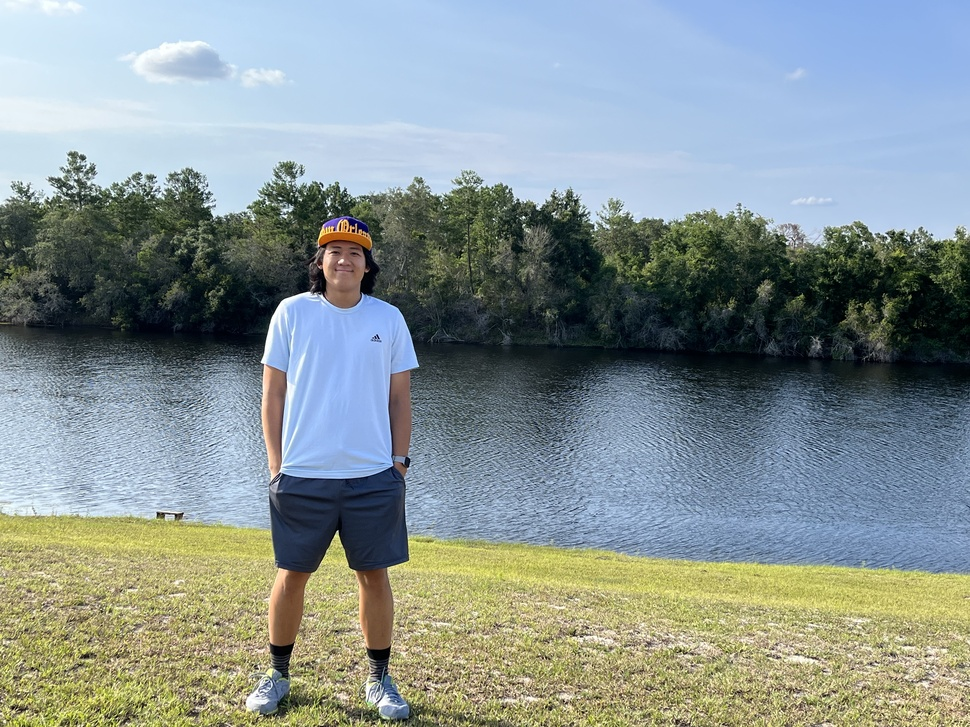
#> input picture python_tools/image_processing/images/1.jpg, 970 x 727 px, shrunk from 4032 x 3024 before the run; its folder holds only this picture in this run
$ python image_phash.py
#> lines starting #> are read from the running program, lines starting #| are printed output that depends on the picture
# [43 lines of commented-out code are left out]


from PIL import Image
import imagehash
import os

# force working directory to be where the file is located
os.chdir(os.path.dirname(__file__))

def rotate_image(image_path, save_path, angle=-5):
    """
    Rotate the image slightly and save the result.
    """
#> called with image_path = './images/1.jpg', save_path = './outputs/0_modded.png', angle = -5
    image = Image.open(image_path)
#> image is the input picture: PIL image 970x727 RGB; mean R, G, B 136.1, 148.3, 147.8

    # Rotate image with slight angle; fill with white background
    rotated_image = image.rotate(angle, resample=Image.BICUBIC, fillcolor=(255, 255, 255))
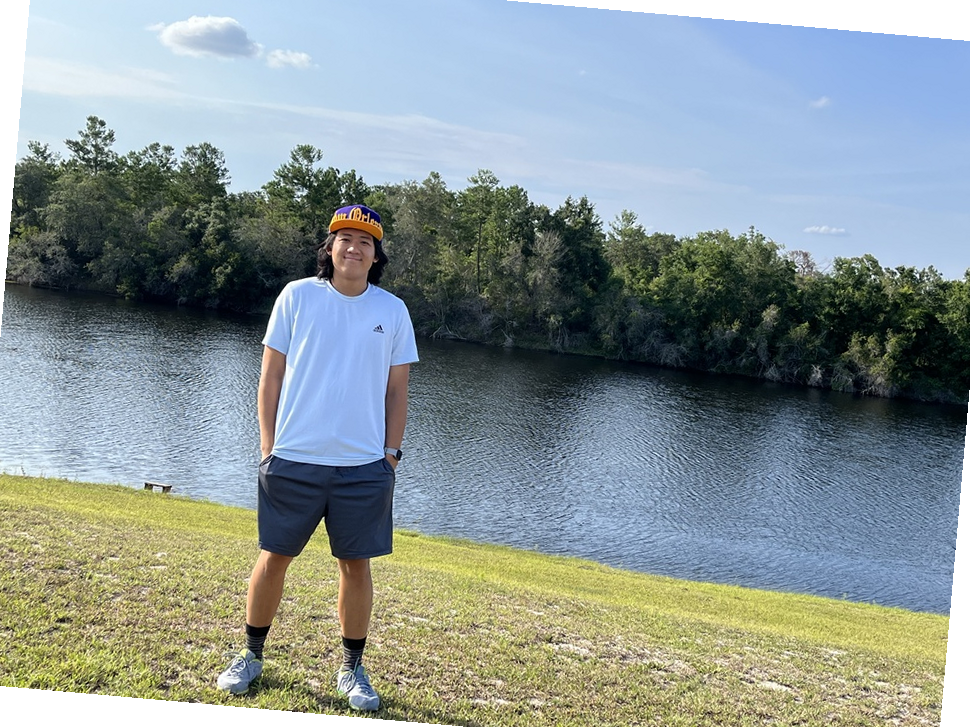
#> rotated_image: PIL image 970x727 RGB; mean R, G, B 138.9, 150.7, 150.6
    rotated_image.save(save_path)

# Paths
source = './images'
output = "./outputs"

for (i,img) in enumerate(os.listdir('./images')):
    rotated_image_path = os.path.join(output, f'{i}_modded.png')
    image_path = os.path.join(source, img)
    # Apply rotation to each image
    rotate_image(image_path, rotated_image_path,)
    # Compute and compare pHashes
#> (the run stopped early here; a loop or call above may not have finished)

$ run again, on python_tools/image_processing/images/3.JPG
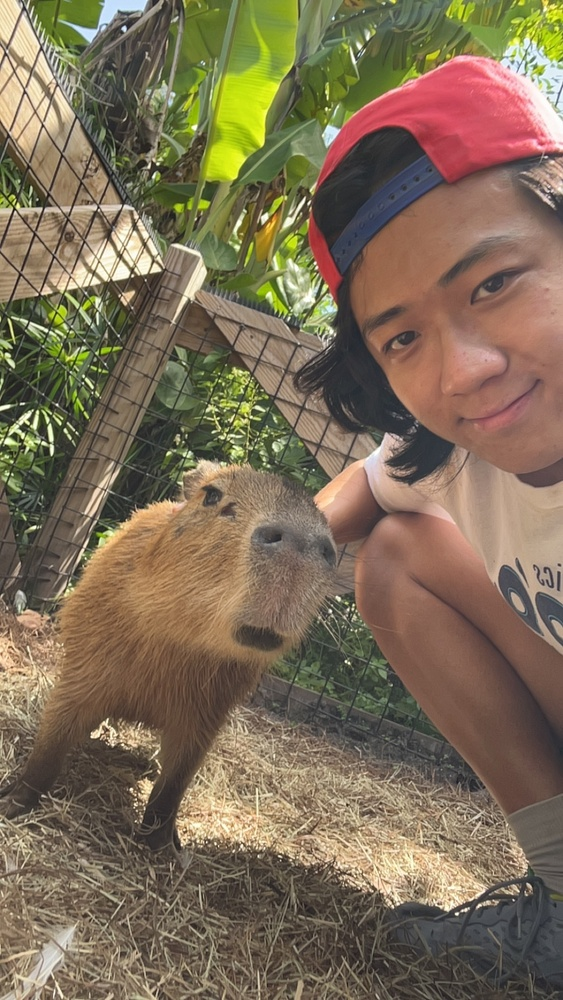
#> input picture python_tools/image_processing/images/3.JPG, 563 x 1000 px, shrunk from 1244 x 2208 before the run
#> in rotate_image, image is the input picture: PIL image 563x1000 RGB; mean R, G, B 125.8, 110, 87.1
#> in rotate_image, `rotated_image = image.rotate(angle, resample=Image.BICUBIC, fillcolor=..`:
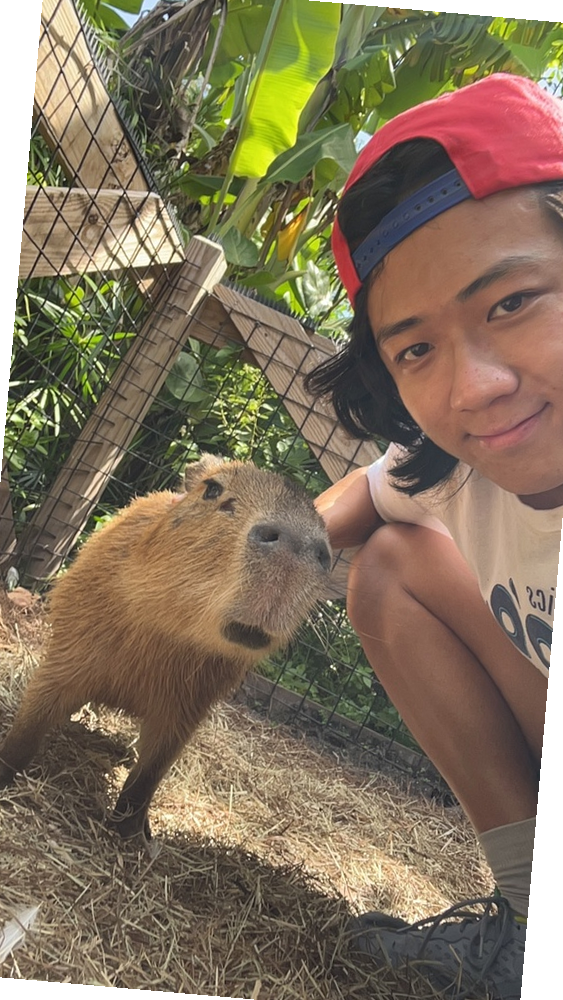
#> rotated_image: PIL image 563x1000 RGB; mean R, G, B 130.3, 115.1, 93.5
